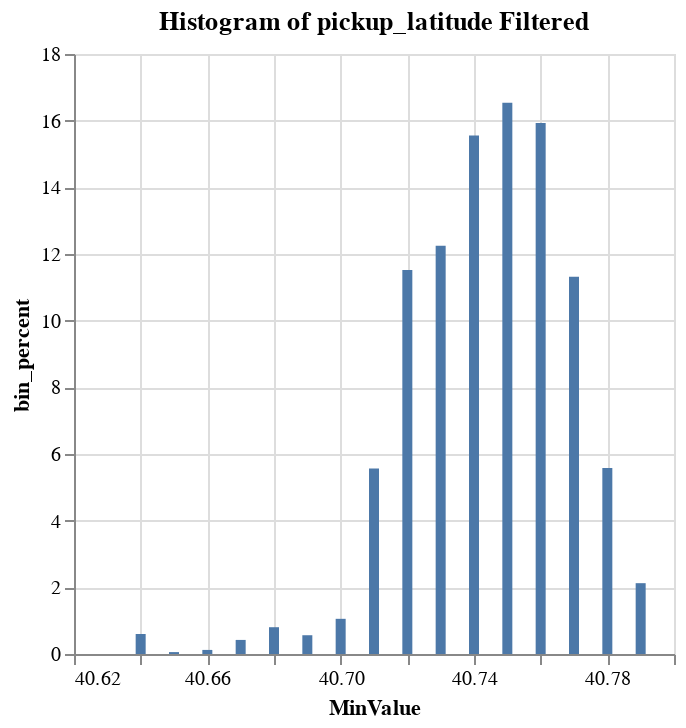

Write notebook code for a chart like this one.
### Code cell
%chart x = MinValue, y = bin_percent, title = "Histogram of pickup_latitude Filtered"

### Figure 1 — Vega-Lite specification as saved in the notebook (floating-point values rounded to 4 significant figures)
{"$schema": "https://vega.github.io/schema/vega-lite/v3.json", "data": {"format": {"type": "csv"}, "values": "\"ColumnName\",\"Label\",\"MinValue\",\"MaxValue\",\"CountOfValues\",\"Bin_Percent\"\n\"pickup_latitude\",\"3\",\"40.67\",\"40.68\",\"1813\",\"0.42226719987702316\"\n\"pickup_latitude\",\"8\",\"40.72\",\"40.730000000000004\",\"49453\",\"11.518135595983688\"\n\"pickup_latitude\",\"5\",\"40.69\",\"40.7\",\"2417\",\"0.5629452962508356\"\n\"pickup_latitude\",\"2\",\"40.660000000000004\",\"40.67\",\"525\",\"0.12227814668253566\"\n\"pickup_latitude\",\"1\",\"40.65\",\"40.660000000000004\",\"245\",\"0.05706313511851664\"\n\"pickup_latitude\",\"11\",\"40.75\",\"40.76\",\"71013\",\"16.53969148641315\"\n\"pickup_latitude\",\"13\",\"40.77\",\"40.78\",\"48576\",\"11.313872863334955\"\n\"pickup_latitude\",\"10\",\"40.74\",\"40.75\",\"66795\",\"15.55727391935232\"\n\"pickup_latitude\",\"9\",\"40.730000000000004\",\"40.74\",\"52597\",\"12.250407011545386\"\n\"pickup_latitude\",\"12\",\"40.76\",\"40.77\",\"68382\",\"15.92690328846696\"\n\"pickup_latitude\",\"7\",\"40.71\",\"40.72\",\"23882\",\"5.56237466489965\"\n\"pickup_latitude\",\"4\",\"40.68\",\"40.69\",\"3450\",\"0.8035421067709486\"\n\"pickup_latitude\",\"14\",\"40.78\",\"40.79\",\"23969\",\"5.582637900635613\"\n\"pickup_latitude\",\"15\",\"40.79\",\"40.8\",\"9122\",\"2.1246119124535054\"\n\"pickup_latitude\",\"6\",\"40.7\",\"40.71\",\"4531\",\"1.055318633559179\"\n\"pickup_latitude\",\"0\",\"40.64\",\"40.65\",\"2579\",\"0.6006768386557323\"\n"}, "encoding": {"x": {"axis": {"grid": true, "title": "MinValue"}, "field": "MinValue", "type": "quantitative"}, "y": {"axis": {"grid": true, "title": "bin_percent"}, "field": "Bin_Percent", "type": "quantitative"}}, "mark": {"color": "#4C78A8", "type": "bar"}, "title": "Histogram of pickup_latitude Filtered"}
